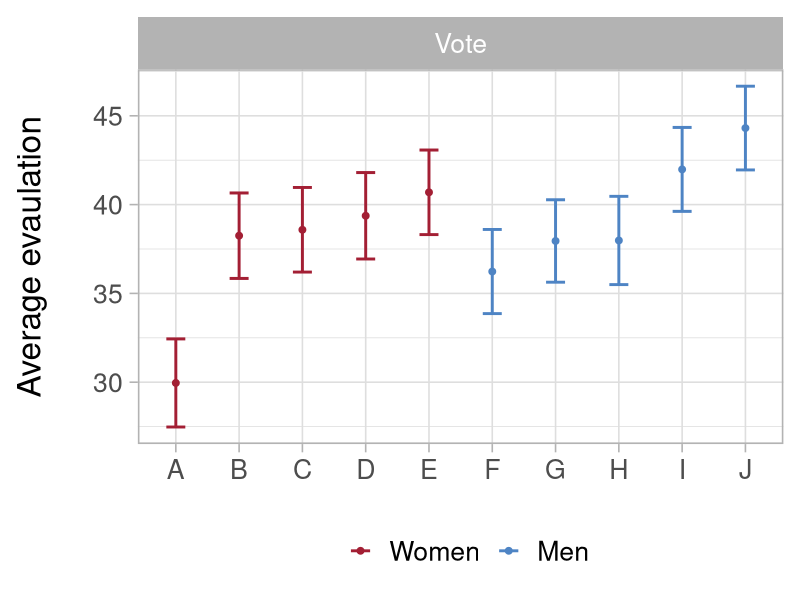
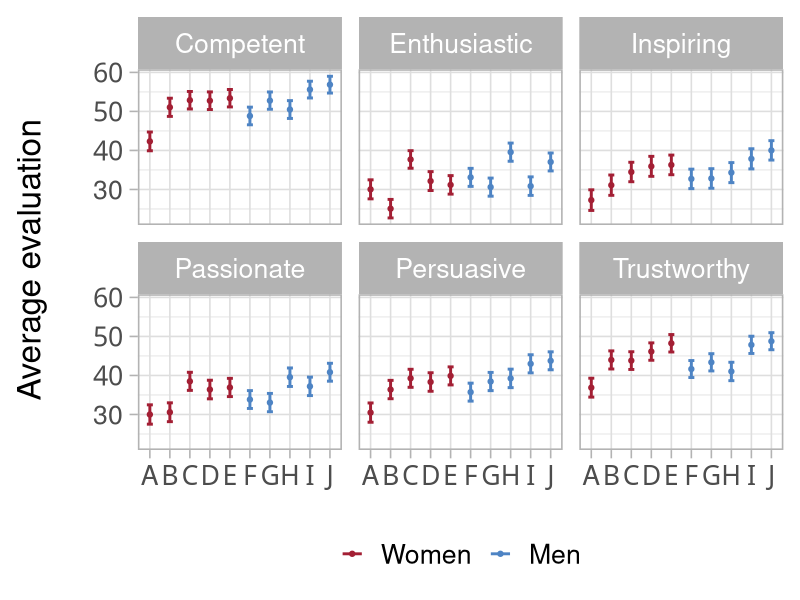
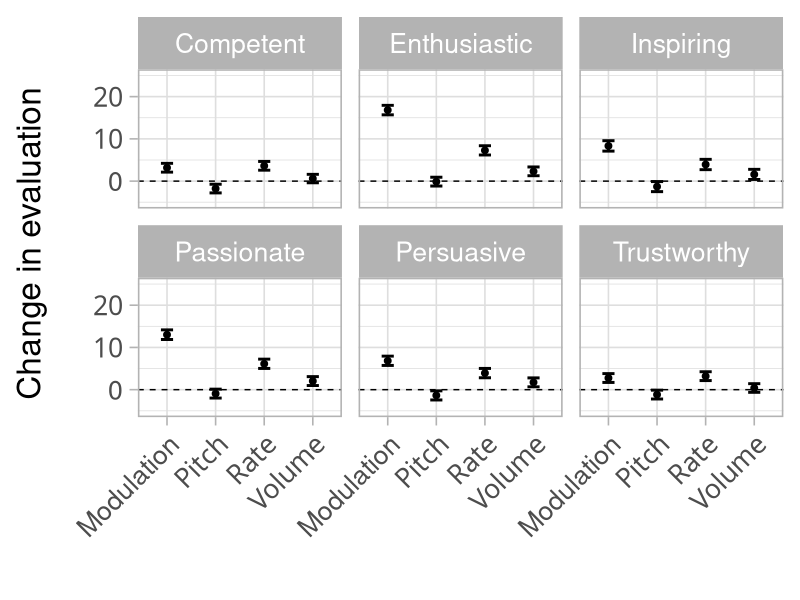
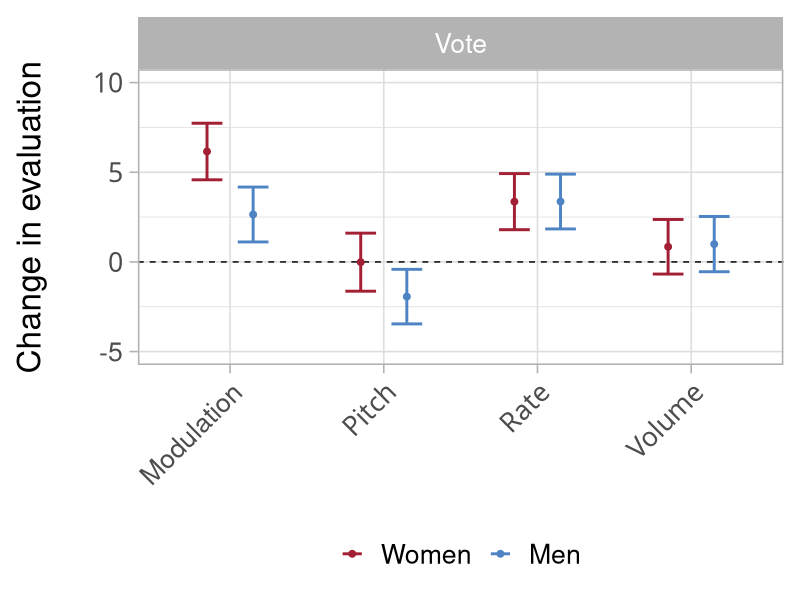
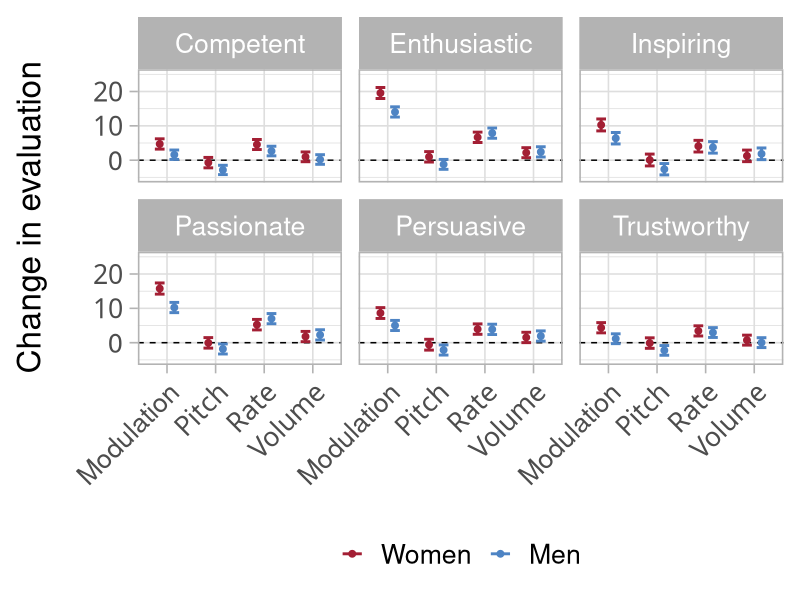

Here is the R script that generated these plots, in order:
## data manipulation
library(data.table)
library(dplyr)

## analysis
library(sandwich)
library(lmtest)

## viz
library(ggplot2)

options(stringsAsFactors = FALSE)



###########
## style ##
###########

lightgray <- 'gray80'
medgray <- 'gray50'
darkgray <- 'gray20'
red <- '#A31F34'
blue <- '#4E84C4'



###############
## constants ##
###############

issues <- c('budget',
            'climate',
            'education',
            'military',
            'nationalism',
            'social'
            )

treatments <- c('mod',
                'pitch',
                'rate',
                'vol'
                )

treatment.labels <- c(mod = 'Increased\nmodulation',
                      pitch = 'Heightened\npitch',
                      rate = 'Faster\nspeech rate',
                      vol = 'Louder\nvolume'
                      )

outcomes <- c('competent',
              'enthusiastic',
              'inspiring',
              'passionate',
              'persuasive',
              'trustworthy',
              'vote'
              )

outcome.labels <- c(competent = 'Competent',
                    enthusiastic = 'Enthusiastic',
                    inspiring = 'Inspiring',
                    passionate = 'Passionate',
                    persuasive = 'Persuasive',
                    trustworthy = 'Trustworthy',
                    vote = 'Vote'
                    )

## 1:  Christopher
## 2:  Gale
## 3:  James
## 4:  Jamie
## 5:  Jermey
## 6:  Kia
## 7:  Patti
## 8:  Ruth
## 9:  Spencer
## 10: Tracy
speakers.female <- c(2, 6, 7, 8, 10)

output.dir <- '../figures'



###############
## functions ##
###############

`%.%` <- paste0



####################
## survey results ##
####################

d <- fread('../data/cleaned_survey.csv')
d <- na.omit(d)

## clean up row index
d[, V1 := NULL]
d[, id := 1:.N]

## fix malformed column
d$budget.audio <- gsub('Q98(0|1)', '', d$budget.audio)

## identify speaker using name of assigned clip
for (issue in issues){
  d[[issue %.% '.speaker']] <- as.integer(
    gsub('(\\d+)\\..*', '\\1', d[[issue %.% '.audio']])
  )
  d[[issue %.% '.audio']] <- NULL
}

d <- melt(d,
          id.vars = c('id',
                      'IPAddress',
                      'LocationLatitude',
                      'LocationLongitude',
                      'birth.year',
                      'education',
                      'race',
                      'hispanic',
                      'sex',
                      'income',
                      'zip',
                      'voted',
                      'ideology'
                      )
          )
d[, issue := gsub('(.*)\\.(.*)', '\\1', variable)]
d[, variable := gsub('(.*)\\.(.*)', '\\2', variable)]

## reshape
d <- dcast(d,
           id +
             IPAddress +
             LocationLatitude +
             LocationLongitude +
             birth.year +
             education +
             race +
             hispanic +
             sex +
             income +
             zip +
             voted +
             ideology +
             issue ~
               variable
           )

d[, speaker := factor(speaker)]
d[, speaker.gender := ifelse(speaker %in% speakers.female,
                             'female',
                             'male'
                             )
  ]



##################
## analyze data ##
##################

## men are seen as:
##   more competent
##   more enthusiastic
##   more inspiring
##   more passionate
##   more persuasive
##   EQUALLY trustworthy
##   more likely to get vote
## by ~2.5 percentage points (p<0.001 for all but trustworthy)

for (outcome in outcomes){
  cat('\n\n', rep('-', 20), '\n\n', sep = '')
  cat(outcome, '\n')
  mod <- lm(
    get(outcome) ~
      speaker.gender +
      mod +
      pitch +
      rate +
      vol +
      issue,
    d
  )
  vcov <- vcovCL(mod, d$id)
  print(
    round(coeftest(mod, vcov)['speaker.gendermale', ], 3)
  )
}

mods.base <- list()
for (outcome in outcomes){
  mod <- lm(
    get(outcome) ~
      0 +
      speaker +
      mod +
      pitch +
      rate +
      vol +
      issue,
    d
  )
  vcov <- vcovCL(mod, d$id)
  mods.base[[outcome]] <- list(mod = mod, vcov = vcov)
}

mods.gender <- list()
for (outcome in outcomes){
  mod <- lm(
    get(outcome) ~
      0 +
      speaker +
      ## mod +
      ## pitch +
      ## rate +
      ## vol +
      mod:speaker.gender +
      pitch:speaker.gender +
      rate:speaker.gender +
      vol:speaker.gender +
      issue,
    d
  )
  vcov <- vcovCL(mod, d$id)
  mods.gender[[outcome]] <- list(mod = mod, vcov = vcov)
}

mods.genderdiff <- list()
for (outcome in outcomes){
  mod <- lm(
    get(outcome) ~
      0 +
      speaker +
      mod +
      pitch +
      rate +
      vol +
      mod:speaker.gender +
      pitch:speaker.gender +
      rate:speaker.gender +
      vol:speaker.gender +
      issue,
    d
  )
  vcov <- vcovCL(mod, d$id)
  mods.genderdiff[[outcome]] <- list(mod = mod, vcov = vcov)
}

coefs.base <- data.table(rbindlist(
  lapply(outcomes,
         function(outcome){
           mod <- mods.base[[outcome]]$mod
           vcov <- mods.base[[outcome]]$vcov
           cbind(outcome,
                 coef = names(coef(mod)),
                 as.data.frame(coeftest(mod, vcov)[, 1:2])
                 )
         })
))
colnames(coefs.base) <- c('outcome', 'coef', 'est', 'se')
coefs.base[
  coef %like% 'speaker',
  speaker.gender := ifelse(coef %in% ('speaker' %.% speakers.female),
                           'Female',
                           'Male'
                           )
]

coefs.gender <- data.table(rbindlist(
  lapply(outcomes,
         function(outcome){
           mod <- mods.gender[[outcome]]$mod
           vcov <- mods.gender[[outcome]]$vcov
           cbind(outcome,
                 coef = names(coef(mod)),
                 as.data.frame(coeftest(mod, vcov)[, 1:2])
                 )
         })
))
colnames(coefs.gender) <- c('outcome', 'coef', 'est', 'se')
coefs.gender[
  coef %like% 'speaker\\.gender',
  speaker.gender := ifelse(coef %like% 'female',
                           'Female',
                           'Male'
                           )
]
coefs.gender[
  coef %like% 'speaker\\.gender',
  coef := gsub(':?speaker\\.gender(fe)?male:?', '', coef)
]

coefs.genderdiff <- data.table(rbindlist(
  lapply(outcomes,
         function(outcome){
           mod <- mods.genderdiff[[outcome]]$mod
           vcov <- mods.genderdiff[[outcome]]$vcov
           cbind(outcome,
                 coef = names(coef(mod)),
                 as.data.frame(coeftest(mod, vcov)[, 1:2])
                 )
         })
))
colnames(coefs.genderdiff) <- c('outcome', 'coef', 'est', 'se')



##########
## plot ##
##########

speakers.ordered <- coefs.base[
  outcome == 'vote' & coef %like% 'speaker',
  coef[order(speaker.gender, est)]
]

## separate plot for speaker fe
coefs.base.speakers <- coefs.base[coef %like% 'speaker',]
coefs.base.speakers[
 ,
   Speaker := factor(coef,
                     levels = speakers.ordered,
                     labels = LETTERS[seq_along(speakers.ordered)],
                     ordered = TRUE
                     )
]

coefs.base[, outcome.label := outcome.labels[outcome]]
coefs.base.speakers[, outcome.label := outcome.labels[outcome]]
coefs.gender[, outcome.label := outcome.labels[outcome]]

actors_results_speaker_vote <- ggplot(
  coefs.base.speakers[outcome == 'vote',],
  aes(x = Speaker, y = est,
      ymin = est + qnorm(.025) * se,
      ymax = est + qnorm(.975) * se,
      color = speaker.gender)) +
  geom_point(size = 2) +
  labs(x = NULL, y = 'Average evaulation\n', color = '') +
  geom_errorbar(width = .3, size = 1) +
  facet_wrap('outcome.label') +
  scale_color_manual(values = c(Female = red, Male = blue),
                     labels = c(Female = 'Women', Male = 'Men')
                     ) +
  theme_light(base_size = 24) +
  theme(legend.position = 'bottom')
ggsave(filename = file.path(output.dir, 'actors_results_speaker_vote.png'),
       actors_results_speaker_vote,
       width = 12, height = 6, dpi = 500, units = "in")

actors_results_speaker_evaluation <- ggplot(
  coefs.base.speakers[outcome != 'vote',],
  aes(x = Speaker,
      y = est,
      ymin = est + qnorm(.025) * se,
      ymax = est + qnorm(.975) * se,
      color = speaker.gender)) +
  geom_point(size = 1.5) +
  geom_errorbar(width = .3, size = 1) +
  facet_wrap('outcome.label') +
  scale_color_manual(name = NULL, values = c(Female = red,Male = blue),
                     labels = c(Female = 'Women', Male = 'Men')
                     ) +
  theme_light(element_text(family="Helvetica", size=10), base_size = 24) +
  theme(legend.position = 'bottom') +
  ylab('Average evaluation\n') +
  xlab(NULL)
ggsave(filename = file.path(output.dir,'actors_results_speaker_evaluation.png'),
       actors_results_speaker_evaluation,
       width = 12, height = 9, dpi = 500, units = "in")


actors_results_speech_evaluation <- ggplot(
  coefs.base[!coef %like% 'speaker|issue' & outcome != 'vote',],
  aes(x = coef,
      y = est,
      ymin = est + qnorm(.025) * se,
      ymax = est + qnorm(.975) * se)) +
  geom_hline(yintercept = 0,linetype = 'dashed') +
  geom_point(size = 2) +
  geom_errorbar(size = 1, width = .25) +
  facet_wrap('outcome.label') +
  labs(x='', y='Change in evaluation\n') +
  theme_light(element_text(family="Helvetica", size=10), base_size = 24) +
  theme(legend.position = 'bottom') +
  theme(axis.text.x = element_text(hjust = 1, angle = 45)) +
  scale_x_discrete(breaks=c("mod", "pitch", "rate", "vol"),
                   labels=c("Modulation", "Pitch", "Rate", "Volume")) +
  ylim(-5, 25)
ggsave(filename = file.path(output.dir,'actors_results_speech_evaluation.png'),
       actors_results_speech_evaluation,
       width = 12, height = 9, dpi = 500, units = "in")

actors_results_speech_vote_gender <- ggplot(
  coefs.gender[!coef %like% 'speaker|issue' & outcome == 'vote',],
  aes(x = coef,
      y = est,
      ymin = est + qnorm(.025) * se,
      ymax = est + qnorm(.975) * se,
      color = speaker.gender)) +
  geom_hline(yintercept = 0,linetype = 'dashed') +
  geom_point(size = 2, position = position_dodge(width = .6)) +
  geom_errorbar(size = 1, position = position_dodge(width = .6), width = .4) +
  facet_wrap('outcome.label') +
  scale_color_manual(name = NULL,
                     values = c(Female = red, Male = blue),
                     labels = c(Female = 'Women', Male = 'Men')
                     ) +
  theme_light(element_text(family="Helvetica", size=10), base_size = 24) +
  theme(legend.position = 'bottom') +
  theme(axis.text.x = element_text(hjust = 1, angle = 45)) +
  scale_x_discrete(breaks=c("mod","pitch","rate","vol"),
                   labels=c("Modulation", "Pitch", "Rate", "Volume")) +
  ylim(-5, 10) +
  labs(x = NULL, y = 'Change in evaluation\n', color = '')
ggsave(filename = file.path(output.dir,
                            'actors_results_speech_vote_gender.png'
                            ),
       actors_results_speech_vote_gender,
       width = 8, height = 6, dpi = 500, units = "in")

actors_results_speech_evaluation_gender <- ggplot(
  coefs.gender[!coef %like% 'speaker|issue' & outcome != 'vote',],
  aes(x = coef,
      y = est,
      ymin = est + qnorm(.025) * se,
      ymax = est + qnorm(.975) * se,
      color = speaker.gender)) +
  geom_hline(yintercept = 0,linetype = 'dashed') +
  geom_point(size = 2, position = position_dodge(width = .6)) +
  geom_errorbar(size = 1, position = position_dodge(width = .6), width = .4) +
  facet_wrap('outcome.label') +
  scale_color_manual(name = NULL,
                     values = c(Female = red, Male = blue),
                     labels = c(Female = 'Women', Male = 'Men')
                     ) +
  theme_light(element_text(family="Helvetica", size=10), base_size = 24) +
  theme(legend.position = 'bottom') +
  theme(axis.text.x = element_text(hjust = 1, angle = 45)) +
  scale_x_discrete(breaks=c("mod","pitch","rate","vol"),
                   labels=c("Modulation", "Pitch", "Rate", "Volume")) +
  ylim(-5, 25) +
  labs(x = NULL, y = 'Change in evaluation\n', color = '')
ggsave(filename = file.path(output.dir,
                            'actors_results_speech_evaluation_gender.png'
                            ),
       actors_results_speech_evaluation_gender,
       width = 12, height = 9, dpi = 500, units = "in")
